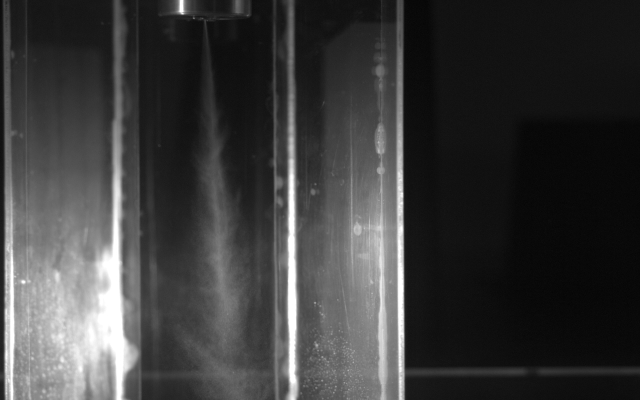
#> input picture input_images/etanol_conv_25C_70bar.jpg, 1280 x 800 px (shown at 1/2 size)
$ python colourmap_routine_rev4.py
#> lines starting #> are read from the running program, lines starting #| are printed output that depends on the picture
import cv2
import numpy as np
import os
import sys


def subtract_images(image1_path, image2_path, output_folder):
    """
    Subtracts two images and saves the result in the output folder.

    Parameters:
        image1_path (str): Path to the first image.
        image2_path (str): Path to the second image.
        output_folder (str): Path to the output folder.
    """
#> called with image1_path = 'input_images/etanol_conv_25C_70bar.jpg', image2_path = 'subtracao_fundo2.png', output_folder = 'output_images'
    # Ensure the output folder exists
    subtracted_folder = os.path.join(output_folder, "subtracted_images")
    os.makedirs(subtracted_folder, exist_ok=True)
    output_path = os.path.join(subtracted_folder, "subtracted_image.jpg")

    # Load the images
    image1 = cv2.imread(image1_path)
#> image1 is the input picture: shape (800, 1280, 3); min 0, max 255, mean 59.8
    image2 = cv2.imread(image2_path)
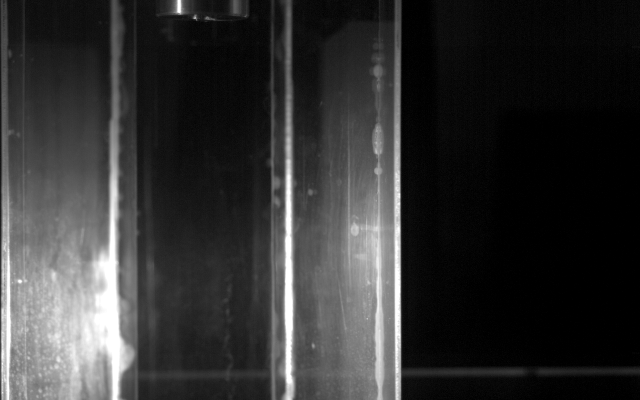
#> input picture subtracao_fundo2.png, 1280 x 800 px (shown at 1/2 size)
#> image2 is the input picture: shape (800, 1280, 3); min 0, max 255, mean 49.9

    # Check if the images were loaded successfully
    if image1 is None:
        print(f"Error: Could not load '{image1_path}'. Check the file path.")
        sys.exit(1)
    if image2 is None:
        print(f"Error: Could not load '{image2_path}'. Check the file path.")
        sys.exit(1)

    # Ensure the images are of the same size
    if image1.shape != image2.shape:
        raise ValueError("Images must be of the same size")

    # Subtract the images
    subtracted_image = cv2.subtract(image1, image2)
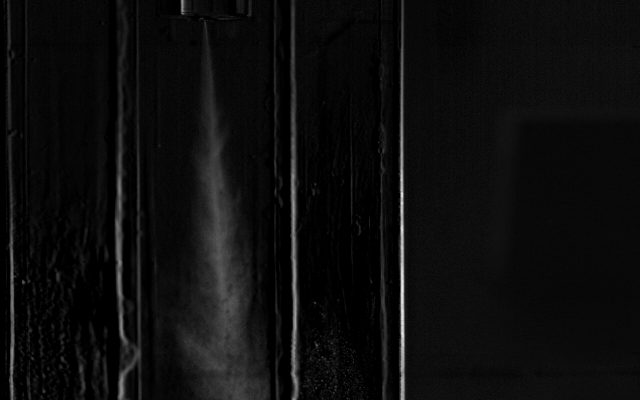
#> subtracted_image: shape (800, 1280, 3) (shown at 1/2 size); min 0, max 244, mean 13

    # Save the result
    cv2.imwrite(output_path, subtracted_image)
    print(f"Subtracted image saved as '{output_path}'")

    # Display the result
    cv2.imshow('Subtracted Image', subtracted_image)
    cv2.waitKey(0)
    cv2.destroyAllWindows()


def process_image(input_path, crop_coords, output_folder):
    """
    Crops an image, converts it to grayscale, applies a colormap, and saves the results in the output folder.

    Parameters:
        input_path (str): Path to the input image.
        crop_coords (tuple): Cropping coordinates (x, y, width, height).
        output_folder (str): Path to the output folder.
    """
#> called with crop_coords = (240, 30, 300, 670), output_folder = 'output_images'
    # Ensure the output folders exist
    cropped_folder = os.path.join(output_folder, "cropped_images")
    colormap_folder = os.path.join(output_folder, "colormap_images")
    os.makedirs(cropped_folder, exist_ok=True)
    os.makedirs(colormap_folder, exist_ok=True)

    grayscale_output = os.path.join(cropped_folder, "cropped_image_grayscale.jpg")
    colormap_output = os.path.join(colormap_folder, "colormap_image.jpg")

    # Load the image
    image = cv2.imread(input_path)
#> image: shape (800, 1280, 3); min 0, max 245, mean 13.1

    # Check if the image was loaded successfully
    if image is None:
        print(f"Error: Could not load '{input_path}'. Check the file path.")
        exit(1)

    # Crop the image
    crop_x, crop_y, crop_width, crop_height = crop_coords
    cropped_image = image[crop_y:crop_y + crop_height, crop_x:crop_x + crop_width]
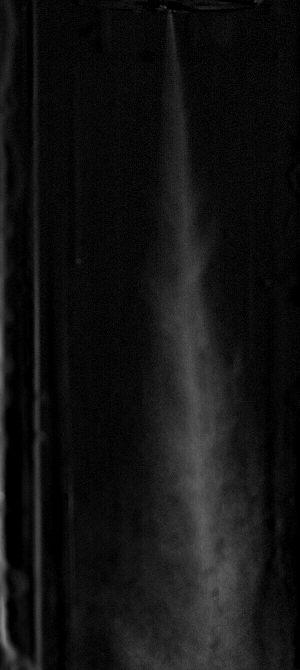
#> cropped_image: shape (670, 300, 3); min 0, max 131, mean 18.8

    # Convert the cropped image to grayscale
    gray_cropped_image = cv2.cvtColor(cropped_image, cv2.COLOR_BGR2GRAY)

    # Normalize the intensity range and apply a colormap
    normalized_image = cv2.normalize(gray_cropped_image, None, 0, 255, cv2.NORM_MINMAX)
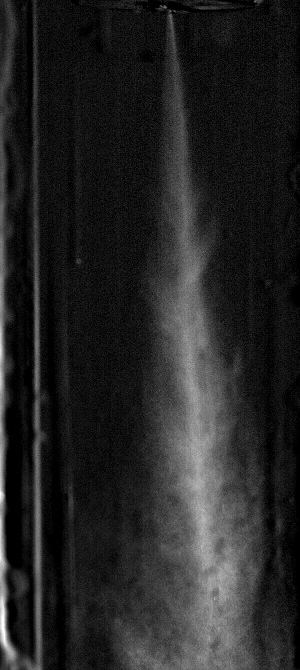
#> normalized_image: shape (670, 300); min 0, max 255, mean 36.7
    colormap_image = cv2.applyColorMap(normalized_image, cv2.COLORMAP_JET)
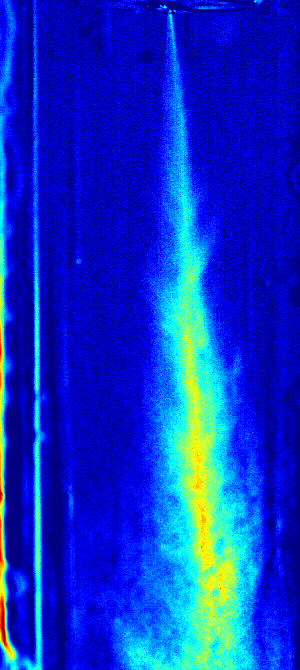
#> colormap_image: shape (670, 300, 3); mean B, G, R 199.6, 51, 11.3

    # Save the results
    cv2.imwrite(grayscale_output, gray_cropped_image)
    cv2.imwrite(colormap_output, colormap_image)

    print(f"Cropped grayscale image saved as '{grayscale_output}'.")
    print(f"Colormap image saved as '{colormap_output}'")

    # Display the results
    cv2.imshow("Cropped Image (Grayscale)", gray_cropped_image)
    cv2.imshow("Colormap Image", colormap_image)
    cv2.waitKey(0)
    cv2.destroyAllWindows()


# Example Usage:
if __name__ == "__main__":
    # Define output folder for all results
    output_folder = "output_images"

    # Subtract two images
    subtract_images(
        image1_path='input_images/etanol_conv_25C_70bar.jpg',
        image2_path='subtracao_fundo2.png',
        output_folder=output_folder
    )

    # Process the subtracted image (crop and create colormap)
    process_image(
        input_path=os.path.join(output_folder, "subtracted_images", "subtracted_image.jpg"),
        crop_coords=(240, 30, 300, 670),  # Example cropping coordinates
        output_folder=output_folder
    )
